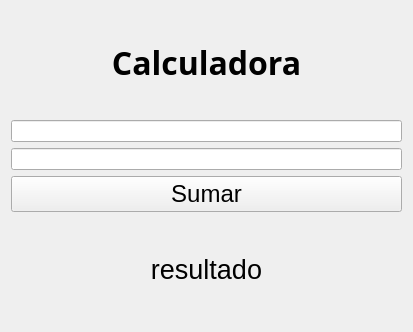
<?xml version="1.0" encoding="UTF-8"?>
<ui version="4.0">
 <class>Sumador</class>
 <widget class="QWidget" name="Sumador">
  <property name="geometry">
   <rect>
    <x>0</x>
    <y>0</y>
    <width>413</width>
    <height>332</height>
   </rect>
  </property>
  <property name="windowTitle">
   <string>Form</string>
  </property>
  <layout class="QVBoxLayout" name="verticalLayout">
   <item>
    <widget class="QLabel" name="label">
     <property name="font">
      <font>
       <family>JetBrains Mono</family>
       <pointsize>24</pointsize>
       <bold>true</bold>
      </font>
     </property>
     <property name="text">
      <string>Calculadora</string>
     </property>
     <property name="alignment">
      <set>Qt::AlignmentFlag::AlignCenter</set>
     </property>
    </widget>
   </item>
   <item>
    <widget class="QLineEdit" name="input_1"/>
   </item>
   <item>
    <widget class="QLineEdit" name="input_2"/>
   </item>
   <item>
    <widget class="QPushButton" name="btn_sumar">
     <property name="font">
      <font>
       <pointsize>18</pointsize>
      </font>
     </property>
     <property name="text">
      <string>Sumar</string>
     </property>
    </widget>
   </item>
   <item>
    <widget class="QLabel" name="lbl_resultado">
     <property name="font">
      <font>
       <pointsize>20</pointsize>
      </font>
     </property>
     <property name="text">
      <string>resultado</string>
     </property>
     <property name="alignment">
      <set>Qt::AlignmentFlag::AlignCenter</set>
     </property>
    </widget>
   </item>
  </layout>
 </widget>
 <resources/>
 <connections/>
</ui>
